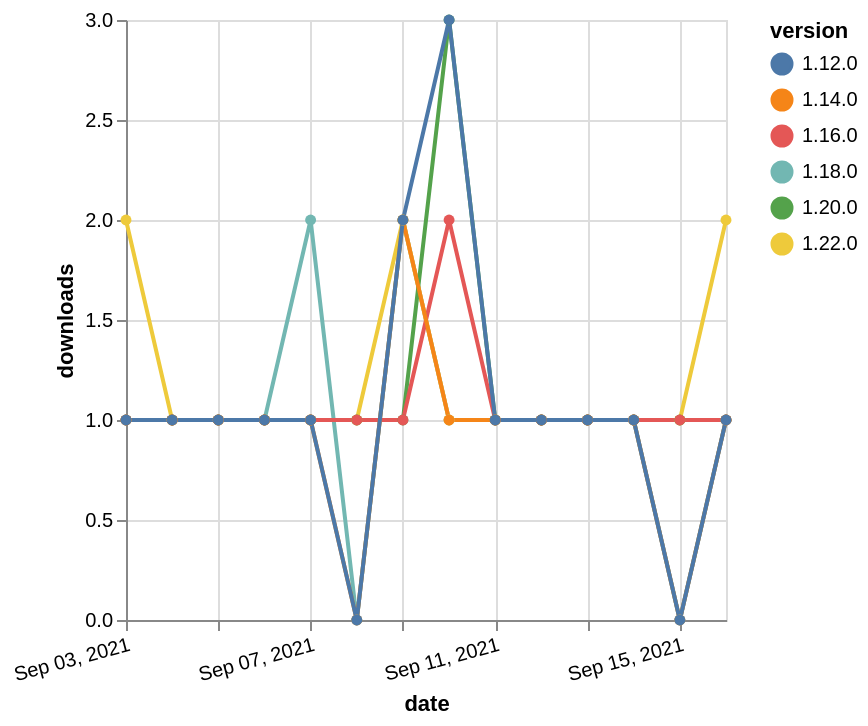

Write a Vega-Lite specification for this figure.
### Vega-Lite specification from a JSON file in a GitHub repository (floating-point values rounded to 4 significant figures)
{"$schema": "https://vega.github.io/schema/vega-lite/v5.json", "description": "A simple bar chart with embedded data.", "data": {"values": [{"date": "2021-09-03", "total": 156, "delta": 1, "version": "1.18.0"}, {"date": "2021-09-04", "total": 157, "delta": 1, "version": "1.18.0"}, {"date": "2021-09-05", "total": 158, "delta": 1, "version": "1.18.0"}, {"date": "2021-09-06", "total": 159, "delta": 1, "version": "1.18.0"}, {"date": "2021-09-07", "total": 161, "delta": 2, "version": "1.18.0"}, {"date": "2021-09-08", "total": 161, "delta": 0, "version": "1.18.0"}, {"date": "2021-09-09", "total": 163, "delta": 2, "version": "1.18.0"}, {"date": "2021-09-10", "total": 164, "delta": 1, "version": "1.18.0"}, {"date": "2021-09-11", "total": 165, "delta": 1, "version": "1.18.0"}, {"date": "2021-09-12", "total": 166, "delta": 1, "version": "1.18.0"}, {"date": "2021-09-13", "total": 167, "delta": 1, "version": "1.18.0"}, {"date": "2021-09-14", "total": 168, "delta": 1, "version": "1.18.0"}, {"date": "2021-09-15", "total": 168, "delta": 0, "version": "1.18.0"}, {"date": "2021-09-16", "total": 169, "delta": 1, "version": "1.18.0"}, {"date": "2021-09-03", "total": 122, "delta": 2, "version": "1.22.0"}, {"date": "2021-09-04", "total": 123, "delta": 1, "version": "1.22.0"}, {"date": "2021-09-05", "total": 124, "delta": 1, "version": "1.22.0"}, {"date": "2021-09-06", "total": 125, "delta": 1, "version": "1.22.0"}, {"date": "2021-09-07", "total": 126, "delta": 1, "version": "1.22.0"}, {"date": "2021-09-08", "total": 127, "delta": 1, "version": "1.22.0"}, {"date": "2021-09-09", "total": 129, "delta": 2, "version": "1.22.0"}, {"date": "2021-09-10", "total": 130, "delta": 1, "version": "1.22.0"}, {"date": "2021-09-11", "total": 131, "delta": 1, "version": "1.22.0"}, {"date": "2021-09-12", "total": 132, "delta": 1, "version": "1.22.0"}, {"date": "2021-09-13", "total": 133, "delta": 1, "version": "1.22.0"}, {"date": "2021-09-14", "total": 134, "delta": 1, "version": "1.22.0"}, {"date": "2021-09-15", "total": 135, "delta": 1, "version": "1.22.0"}, {"date": "2021-09-16", "total": 137, "delta": 2, "version": "1.22.0"}, {"date": "2021-09-03", "total": 187, "delta": 1, "version": "1.20.0"}, {"date": "2021-09-04", "total": 188, "delta": 1, "version": "1.20.0"}, {"date": "2021-09-05", "total": 189, "delta": 1, "version": "1.20.0"}, {"date": "2021-09-06", "total": 190, "delta": 1, "version": "1.20.0"}, {"date": "2021-09-07", "total": 191, "delta": 1, "version": "1.20.0"}, {"date": "2021-09-08", "total": 192, "delta": 1, "version": "1.20.0"}, {"date": "2021-09-09", "total": 193, "delta": 1, "version": "1.20.0"}, {"date": "2021-09-10", "total": 196, "delta": 3, "version": "1.20.0"}, {"date": "2021-09-11", "total": 197, "delta": 1, "version": "1.20.0"}, {"date": "2021-09-12", "total": 198, "delta": 1, "version": "1.20.0"}, {"date": "2021-09-13", "total": 199, "delta": 1, "version": "1.20.0"}, {"date": "2021-09-14", "total": 200, "delta": 1, "version": "1.20.0"}, {"date": "2021-09-15", "total": 201, "delta": 1, "version": "1.20.0"}, {"date": "2021-09-16", "total": 202, "delta": 1, "version": "1.20.0"}, {"date": "2021-09-03", "total": 372, "delta": 1, "version": "1.16.0"}, {"date": "2021-09-04", "total": 373, "delta": 1, "version": "1.16.0"}, {"date": "2021-09-05", "total": 374, "delta": 1, "version": "1.16.0"}, {"date": "2021-09-06", "total": 375, "delta": 1, "version": "1.16.0"}, {"date": "2021-09-07", "total": 376, "delta": 1, "version": "1.16.0"}, {"date": "2021-09-08", "total": 377, "delta": 1, "version": "1.16.0"}, {"date": "2021-09-09", "total": 378, "delta": 1, "version": "1.16.0"}, {"date": "2021-09-10", "total": 380, "delta": 2, "version": "1.16.0"}, {"date": "2021-09-11", "total": 381, "delta": 1, "version": "1.16.0"}, {"date": "2021-09-12", "total": 382, "delta": 1, "version": "1.16.0"}, {"date": "2021-09-13", "total": 383, "delta": 1, "version": "1.16.0"}, {"date": "2021-09-14", "total": 384, "delta": 1, "version": "1.16.0"}, {"date": "2021-09-15", "total": 385, "delta": 1, "version": "1.16.0"}, {"date": "2021-09-16", "total": 386, "delta": 1, "version": "1.16.0"}, {"date": "2021-09-03", "total": 184, "delta": 1, "version": "1.14.0"}, {"date": "2021-09-04", "total": 185, "delta": 1, "version": "1.14.0"}, {"date": "2021-09-05", "total": 186, "delta": 1, "version": "1.14.0"}, {"date": "2021-09-06", "total": 187, "delta": 1, "version": "1.14.0"}, {"date": "2021-09-07", "total": 188, "delta": 1, "version": "1.14.0"}, {"date": "2021-09-08", "total": 188, "delta": 0, "version": "1.14.0"}, {"date": "2021-09-09", "total": 190, "delta": 2, "version": "1.14.0"}, {"date": "2021-09-10", "total": 191, "delta": 1, "version": "1.14.0"}, {"date": "2021-09-11", "total": 192, "delta": 1, "version": "1.14.0"}, {"date": "2021-09-12", "total": 193, "delta": 1, "version": "1.14.0"}, {"date": "2021-09-13", "total": 194, "delta": 1, "version": "1.14.0"}, {"date": "2021-09-14", "total": 195, "delta": 1, "version": "1.14.0"}, {"date": "2021-09-15", "total": 195, "delta": 0, "version": "1.14.0"}, {"date": "2021-09-16", "total": 196, "delta": 1, "version": "1.14.0"}, {"date": "2021-09-03", "total": 400, "delta": 1, "version": "1.12.0"}, {"date": "2021-09-04", "total": 401, "delta": 1, "version": "1.12.0"}, {"date": "2021-09-05", "total": 402, "delta": 1, "version": "1.12.0"}, {"date": "2021-09-06", "total": 403, "delta": 1, "version": "1.12.0"}, {"date": "2021-09-07", "total": 404, "delta": 1, "version": "1.12.0"}, {"date": "2021-09-08", "total": 404, "delta": 0, "version": "1.12.0"}, {"date": "2021-09-09", "total": 406, "delta": 2, "version": "1.12.0"}, {"date": "2021-09-10", "total": 409, "delta": 3, "version": "1.12.0"}, {"date": "2021-09-11", "total": 410, "delta": 1, "version": "1.12.0"}, {"date": "2021-09-12", "total": 411, "delta": 1, "version": "1.12.0"}, {"date": "2021-09-13", "total": 412, "delta": 1, "version": "1.12.0"}, {"date": "2021-09-14", "total": 413, "delta": 1, "version": "1.12.0"}, {"date": "2021-09-15", "total": 413, "delta": 0, "version": "1.12.0"}, {"date": "2021-09-16", "total": 414, "delta": 1, "version": "1.12.0"}]}, "width": "container", "mark": {"type": "line", "point": {"filled": true}}, "encoding": {"x": {"field": "date", "type": "temporal", "timeUnit": "yearmonthdate", "title": "date", "axis": {"labelAngle": -15}}, "y": {"field": "delta", "type": "quantitative", "title": "downloads"}, "color": {"field": "version", "type": "nominal"}, "tooltip": {"field": "delta"}}}
